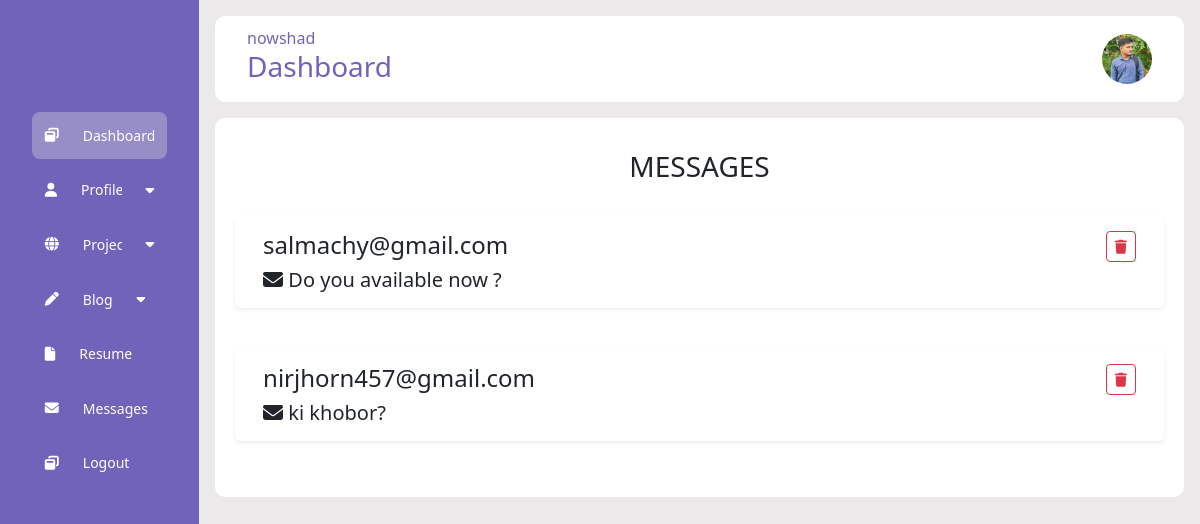
Screenshot of /account/messages/ (signed in) with the database file from the repository.
### account/models.py (models this page shows, shortened)
class UserProfile(models.Model):
    user = models.OneToOneField(User, on_delete=models.CASCADE)
    profile_image = models.ImageField(upload_to='images/profile', blank=True, null=True)

### contact/models.py (models this page shows, shortened)
class ContactMessage(models.Model):
    name = models.CharField(max_length=100)
    email = models.EmailField()
    message = models.TextField()

### account/views.py (the view)
# urls.py: path('messages/', views.all_messages, name='messages'),
def all_messages(request):
    user_profile = request.user.userprofile
    messages = ContactMessage.objects.all()
    return render(request, 'messages.html',{'messages':messages,'user_profile':user_profile})

### account/templates/messages.html (shortened to what this page needs)
{% extends "dashboard.html" %}
{% block dynamic %}
{% if request.user.is_staff %}
<h1 class="text-center fs-3 text-uppercase">Messages</h1>
<div class="card border-0 mt-3">
    {% for message in messages %}
    <div class="row shadow-sm rounded mb-4 mt-3">
        <div class="col-md-12">
            <div class="card-body d-flex justify-content-between">
                <div>
                    <h1 class="card-title fs-4 display-5"><strong>{{message.email}} </strong></h1>
                    <p class="card-text fs-5 display-4 mt-2"> <i class="fas fa-solid fa-envelope"></i>
                        {{message.message}}
                    </p>
                </div>
                <a href="{% url 'delete_message' message.id %}">
                    <button class="btn btn-outline-danger btn-sm">
                        <i class="fas fa-solid fa-trash"></i>
                    </button>
                </a>
            </div>
        </div>
    </div>
    {% endfor %}
</div>
{% endif %}
{% endblock dynamic %}

### account/templates/dashboard.html (shortened to what this page needs)
{% load static %}
<!DOCTYPE html>
<html lang="en">
<head>
    <link rel="stylesheet" type="text/css" href="{% static 'css/style.css' %}">
    <link href="https://cdn.jsdelivr.net/npm/bootstrap@5.3.3/dist/css/bootstrap.min.css" rel="stylesheet"
>
</head>
<body>
    <div id="dashboard">
        <div class="sidebar">
            <div class="logo"> </div>
            <ul class="menu">
                <li class="active">
                    <a href="{% url 'dashboard' %}">
                        <i class="fas fa-regular fa-window-restore"></i>
                        <span>Dashboard</span>
                    </a>
                </li>
                <li>
                    <a href="#" class="has-dropdown collapsed" data-bs-toggle="collapse" data-bs-target="#profile"
                        aria-expanded="false" aria-controls="profile">
                        <i class="fas fa-regular fa-user"></i>
                        <span>Profile</span>
                        <i class="fas fa-caret-down"></i>
                    </a>
                </li>
                <li>
                    <a href="#" class="has-dropdown collapsed" data-bs-toggle="collapse" data-bs-target="#project"
                        aria-expanded="false" aria-controls="project">
                        <i class="fas fa-solid fa-globe"></i>
                        <span>Project</span>
                        <i class="fas fa-caret-down"></i>
                    </a>
                </li>
                <li>
                    <a href="#" class="has-dropdown collapsed" data-bs-toggle="collapse" data-bs-target="#blog"
                        aria-expanded="false" aria-controls="profile">
                        <i class="fas fa-solid fa-pen"></i>
                        <span>Blog</span>
                        <i class="fas fa-caret-down"></i>
                    </a>
                </li>
                <li>
                    <a href="{% url 'upload_resume' %}">
                        <i class="fas fa-regular fa-file"></i>
                        <span>Resume</span>
                    </a>
                </li>
                <li>
                    <a href="{% url 'messages' %}">
                        <i class="fas fa-regular fa-envelope"></i>
                        <span>Messages</span>
                    </a>
                </li>
                <li class="logout">
                    <a href="{% url 'logout' %}">
                        <i class="fas fa-regular fa-window-restore"></i>
                        <span>Logout</span>
                    </a>
                </li>
            </ul>
        </div>
        <div class="main-content">
            <div class="header-wrapper">
                <div class="header-title">
                    <span>{{request.user}}</span>
                    <h3>Dashboard</h3>
                </div>
                <div class="user-info dropdown">
                    {% if user_profile.profile_image %}
                    <img src="{{ user_profile.profile_image.url }}" alt="Profile Image" class="dropdown-toggle" href="#"
                        role="button" data-bs-toggle="dropdown" aria-expanded="false">
                    {% else %}
                    <p>No profile image available</p>
                    {% endif %}
                </div>
            </div>
            <div class="card-container">
                {% block dynamic %}
                {% endblock dynamic %}
            </div>
        </div>
    </div>
</body>
</html>

### static/css/style.css (style rules this page uses)
* { margin: 0; padding: 0; box-sizing: border-box; }
#dashboard { display: flex; }
.sidebar { position: sticky; top: 0; left: 0; bottom: 0; width: 110px; height: 100vh; color: #fff; overflow: hidden; transition: alll 0.5s linear; background: rgba(113, 99, 186, 255); }
.logo { height: 80px; padding: 16px; }
.menu { height: 88%; position: relative; list-style: none; padding: 1.5rem; }
.menu li { padding: 0.8rem; margin: 8px; border-radius: 8px; transition: all 0.5s ease-in-out; }
.menu li:hover, .active { background: #e0e0e058; }
.menu a { color: #fff; font-size: 14px; text-decoration: none; display: flex; align-items: center; gap: 1.5rem; }
.menu a span { overflow: hidden; }
.main-content { position: relative; background-color: #ebe9e9; width: 100%; padding: 1rem; }
.header-wrapper img { width: 50px; height: 50px; cursor: pointer; border-radius: 50%; }
.header-wrapper { display: flex; justify-content: space-between; align-items: center; flex-wrap: wrap; background-color: #fff; border-radius: 10px; padding: 10px 2rem; margin-bottom: 1rem; }
.header-title { color: rgba(113, 99, 186, 255); }
.card-container { background-color: #fff; padding: 2rem; border-radius: 10px; }

### rows the page displays
UserProfile: profile_image (picture)
ContactMessage: email "salmachy@gmail.com", message "Do you available now ?"
ContactMessage: email "nirjhorn457@gmail.com", message "ki khobor?"

### other values shown
{{ request.user }} "nowshad"
